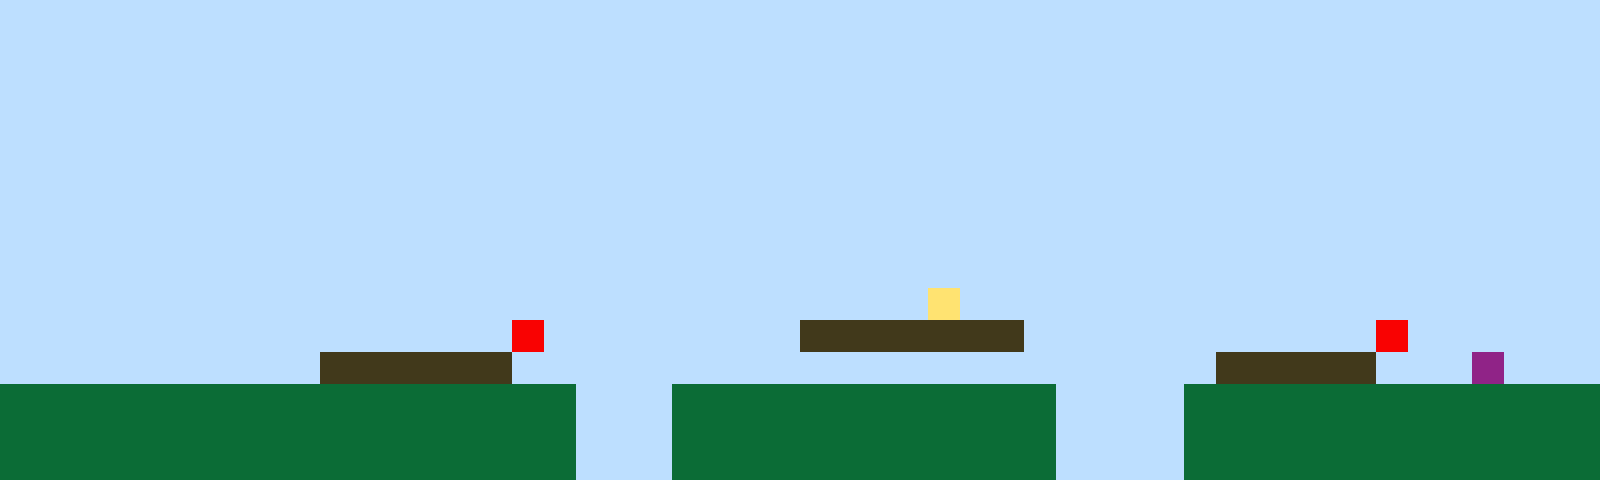

Tiled map render using the project's own tile images. Description and the whole map definition, tile-layer contents included, below:
An orthogonal 50x15 tile map with 32x32 px tiles, 1 tile layer (Tile Layer 1).

<map version="1.10" tiledversion="1.11.2" orientation="orthogonal" renderorder="right-up" width="50" height="15" tilewidth="32" tileheight="32" infinite="0" nextlayerid="2" nextobjectid="1"><editorsettings><export target="map1.csv" format="csv" /></editorsettings><tileset firstgid="1" name="sprites" tilewidth="32" tileheight="32" tilecount="6" columns="3"><image source="sprites.png" width="96" height="64" /></tileset><layer id="1" name="Tile Layer 1" width="50" height="15"><data encoding="csv">1,1,1,1,1,1,1,1,1,1,1,1,1,1,1,1,1,1,1,1,1,1,1,1,1,1,1,1,1,1,1,1,1,1,1,1,1,1,1,1,1,1,1,1,1,1,1,1,1,1,1,1,1,1,1,1,1,1,1,1,1,1,1,1,1,1,1,1,1,1,1,1,1,1,1,1,1,1,1,1,1,1,1,1,1,1,1,1,1,1,1,1,1,1,1,1,1,1,1,1,1,1,1,1,1,1,1,1,1,1,1,1,1,1,1,1,1,1,1,1,1,1,1,1,1,1,1,1,1,1,1,1,1,1,1,1,1,1,1,1,1,1,1,1,1,1,1,1,1,1,1,1,1,1,1,1,1,1,1,1,1,1,1,1,1,1,1,1,1,1,1,1,1,1,1,1,1,1,1,1,1,1,1,1,1,1,1,1,1,1,1,1,1,1,1,1,1,1,1,1,1,1,1,1,1,1,1,1,1,1,1,1,1,1,1,1,1,1,1,1,1,1,1,1,1,1,1,1,1,1,1,1,1,1,1,1,1,1,1,1,1,1,1,1,1,1,1,1,1,1,1,1,1,1,1,1,1,1,1,1,1,1,1,1,1,1,1,1,1,1,1,1,1,1,1,1,1,1,1,1,1,1,1,1,1,1,1,1,1,1,1,1,1,1,1,1,1,1,1,1,1,1,1,1,1,1,1,1,1,1,1,1,1,1,1,1,1,1,1,1,1,1,1,1,1,1,1,1,1,1,1,1,1,1,1,1,1,1,1,1,1,1,1,1,1,1,1,1,1,1,1,1,1,1,1,1,1,1,1,1,1,1,1,1,1,1,1,1,1,1,1,1,1,1,1,1,1,1,1,1,1,1,1,1,1,1,1,1,1,1,1,1,1,1,1,1,1,1,1,1,1,1,1,1,1,1,1,1,1,1,1,1,1,1,1,1,1,1,1,1,1,1,1,1,1,1,1,1,1,1,1,1,1,1,1,1,1,1,1,1,1,1,1,1,1,1,1,1,1,1,1,1,1,1,1,1,1,1,1,1,1,1,1,1,1,1,1,1,1,1,1,1,1,1,1,1,1,1,1,4,1,1,1,1,1,1,1,1,1,1,1,1,1,1,1,1,1,1,1,1,1,1,1,1,1,1,1,1,1,1,1,1,1,1,1,1,5,1,1,1,1,1,1,1,1,3,3,3,3,3,3,3,1,1,1,1,1,1,1,1,1,1,1,5,1,1,1,1,1,1,1,1,1,1,1,1,1,1,1,1,3,3,3,3,3,3,1,1,1,1,1,1,1,1,1,1,1,1,1,1,1,1,1,1,1,1,1,1,3,3,3,3,3,1,1,1,6,1,1,1,2,2,2,2,2,2,2,2,2,2,2,2,2,2,2,2,2,2,1,1,1,2,2,2,2,2,2,2,2,2,2,2,2,1,1,1,1,2,2,2,2,2,2,2,2,2,2,2,2,2,2,2,2,2,2,2,2,2,2,2,2,2,2,2,2,2,2,2,1,1,1,2,2,2,2,2,2,2,2,2,2,2,2,1,1,1,1,2,2,2,2,2,2,2,2,2,2,2,2,2,2,2,2,2,2,2,2,2,2,2,2,2,2,2,2,2,2,2,1,1,1,2,2,2,2,2,2,2,2,2,2,2,2,1,1,1,1,2,2,2,2,2,2,2,2,2,2,2,2,2</data></layer></map>
